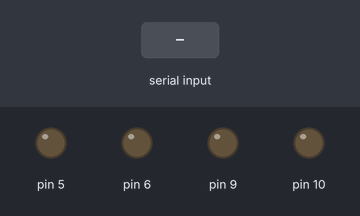
This sketch was run on a simulated Arduino Uno, built with avr-gcc and run on an emulated ATmega328P. Parts: output pins drawn as LEDs (lit = HIGH). The test bench sets the inputs (shaded band).

Above: at 1.2 s.
1.3 s: "f" received over Serial
At 1.8 s:
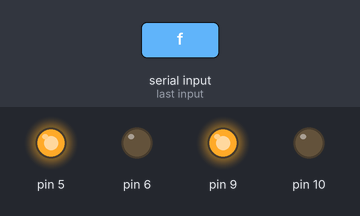
2.8 s: "b" received over Serial
At 4.0 s:
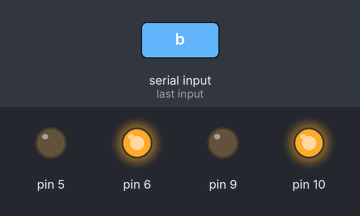
4.3 s: "l" received over Serial
At 5.3 s:
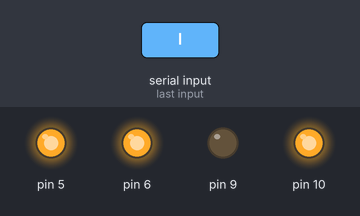
Timing chart, 0 to 7.3 s (numbered marks = the images above; inputs shaded):
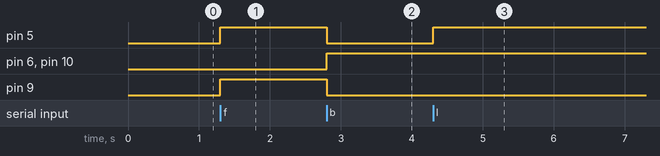

The sketch:

light.ino
```cpp
void setup(){
  pinMode(5, OUTPUT);
  pinMode(6, OUTPUT);
  pinMode(9, OUTPUT);
  pinMode(10, OUTPUT);
  Serial.begin(9600);
  }
  int income=0;
  void loop()
  {  if(Serial.available()>0)
     {
      income=Serial.read();
        switch(income)
        {
          case 'f':forward();break;
          case 'b':backward();break;
          case 'l':left();break;
          case 'r':right();break;
          case 's':stop();break;
          default:break;
          }
      }
  }
  void forward()
  {  digitalWrite(5,HIGH);
     digitalWrite(6,LOW);
     digitalWrite(9,HIGH);
     digitalWrite(10,LOW);
  }
  void backward()
  {  digitalWrite(6,HIGH);
     digitalWrite(5,LOW);
     digitalWrite(10,HIGH);
     digitalWrite(9,LOW);
  }
  void left()//并联控制
  {
    digitalWrite(5,HIGH);
    while(1)
    {
      digitalWrite(3,HIGH);
     delay(250);
     digitalWrite(4,LOW);
     delay(250);
    }
    digitalWrite(6,LOW);
    digitalWrite(10,HIGH);
    digitalWrite(9,LOW);
   }
 void right()
   {  digitalWrite(6,HIGH);
      digitalWrite(5,LOW);
      digitalWrite(9,HIGH);
     digitalWrite(10,LOW);
       while(1)
      {
      digitalWrite(7,HIGH);
      delay(250);
      digitalWrite(8,LOW);
      delay(250);
    }
    }
  void stop()
   {
    digitalWrite(5,LOW);
    digitalWrite(6,LOW);
    digitalWrite(9,LOW);
    digitalWrite(10,LOW);
    }
```

Measured:
- after the input at 1.3 s, pin 5, pin 9: LOW → HIGH at once
- after the input at 2.8 s, pin 5, pin 9: HIGH → LOW at once; pin 6, pin 10: LOW → HIGH at once
- after the input at 4.3 s, pin 5: LOW → HIGH at once
